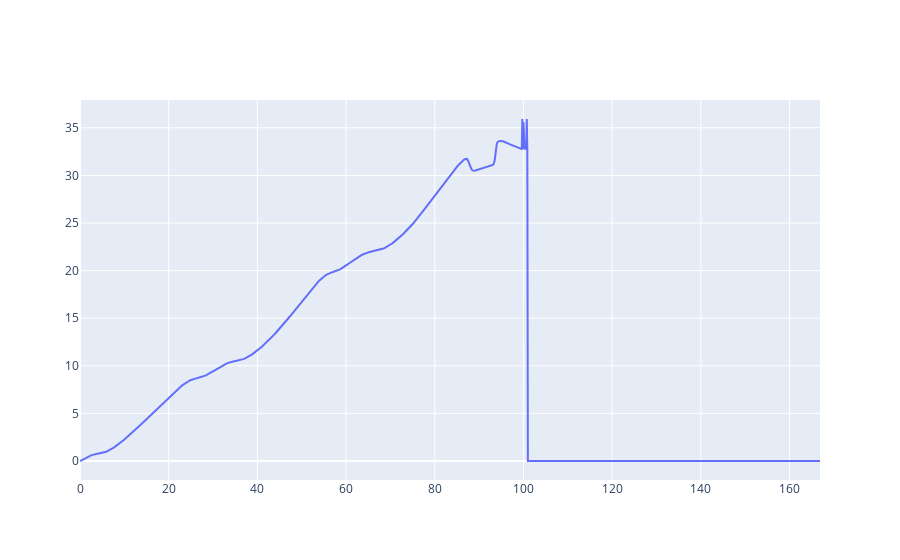

Write notebook code for a chart like this one.
### Code cell
%autoreload
for file_name, lam0_pump, I_pump, lam0_probe, I_probe, FWHM_probe, cep_pump, cep_probe in file_params:
    laser_pulses = LaserField(cache_results=True)
    laser_pulses.add_pulse(lam0_pump, I_pump, cep_pump, lam0_pump/ AtomicUnits.nm / AtomicUnits.speed_of_light)
    t_min, t_max = laser_pulses.get_time_interval()
    time_recon= np.arange(int(t_min), int(t_max)+1, 1.)


    ion_na_rate_SFA_excited = IonRate(time_recon, laser_pulses, params, dT=0.5/4, kernel_type='exact_SFA', excitedStates=2) #it uses the wrong coefficients for the calculation, it uses the 2s state for excitedSTates=2 and 2s is not even there
    #ionprob = IonProb(laser_pulses, params, dT=0.5, kernel_type='exact_SFA', excitedStates=2)
    #ion_na_rate_GASFIR = IonRate(time_recon, laser_pulses, params, dT=0.5, kernel_type='GASFIR')
    laser_pulses.reset()

### Figure 1 — Plotly figure (JSON) as saved in the notebook; plotly's stock layout.template omitted (floating-point values rounded to 4 significant figures; data arrays with more than 128 entries replaced by an {"elided": "..."} marker saying what was removed)
{"data": [{"mode": "lines", "name": "State 1", "type": "scatter", "x": {"elided": "1336 float values"}, "y": {"elided": "1336 float values"}}], "layout": {}}
